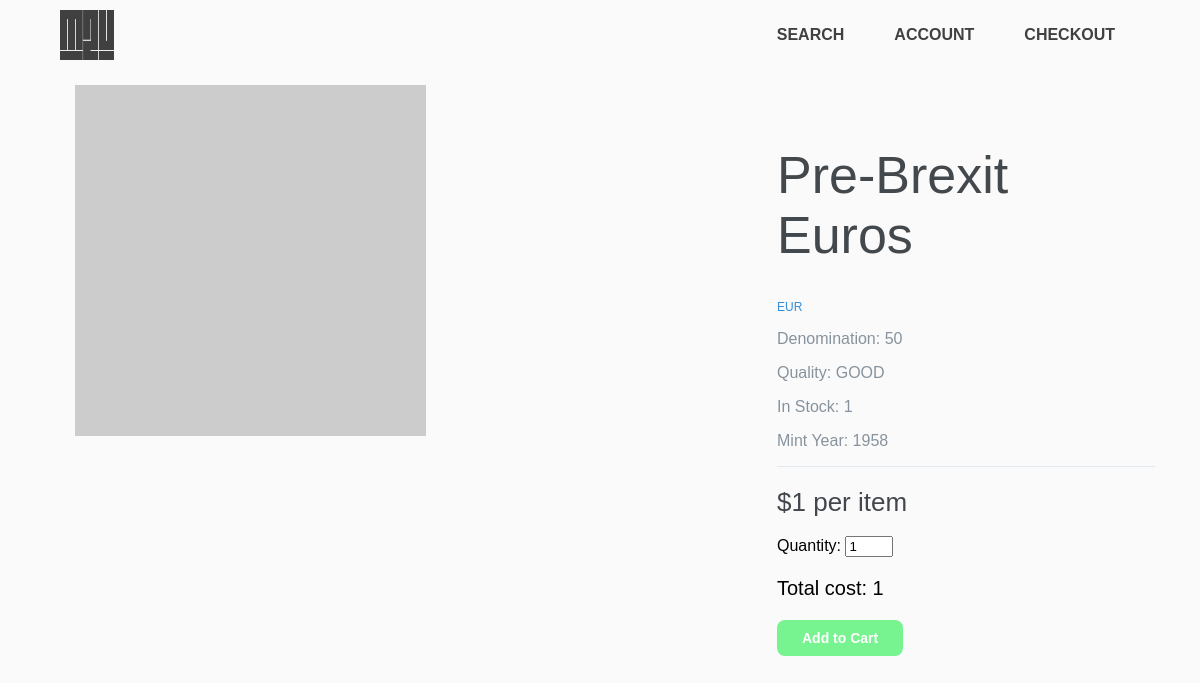
Page /Product.php?element=EUR0501958 on the committed database.
### tables this page shows
CREATE TABLE Products_status (
    product_id CHAR(10) NOT NULL,
    product_name VARCHAR(20) NOT NULL,
    price int NOT NULL,
    quality VARCHAR(100) NOT NULL DEFAULT "GOOD",
    shipping_status VARCHAR(100) NOT NULL DEFAULT "IN WAREHOUSE",
    quantity INT NOT NULL,
    PRIMARY KEY(product_id, quality, shipping_status),
    FOREIGN KEY (product_id) REFERENCES Products (product_id)
);

CREATE TABLE Products(
    product_id CHAR(10) NOT NULL UNIQUE,
    currency VARCHAR(100) NOT NULL,
    denomination SMALLINT NOT NULL,
    mint_year YEAR NOT NULL,
    PRIMARY KEY (product_id) 
);

### db_functions.php (called while the page is built, shortened)
<?php
function display_single_product($conn, $entry)
{
    $sql = "SELECT currency, product_name, denomination,
    mint_year, price, quality, quantity
    FROM Products
    CROSS JOIN Products_status
    ON Products.product_id = Products_status.product_id
    WHERE shipping_status = 'IN WAREHOUSE' AND Products.product_id=?;";
    $ret = null;
    $statement = mysqli_stmt_init($conn);
    mysqli_stmt_prepare($statement, $sql);
    mysqli_stmt_bind_param($statement, 's', $entry);
    if(mysqli_stmt_execute($statement))
    {
        $result = mysqli_stmt_get_result($statement);
        if($row = mysqli_fetch_assoc($result))
        {
            $ret = $row;
        }
    }
    return $ret;
}
?>

### Product.php (the view, shortened to what this page needs)
<html lang="en">
<head>
    <link rel="stylesheet" href="./Styles/styles.css">
</head>
<body>
    <?php require_once "website_header.php";
    require_once "db_functions.php";
    $conn = get_conn();
    $entry = htmlspecialchars($_GET["element"]);
    $item = display_single_product($conn, $entry);
    ?>
    <main class="product-page-container">
        <div class="product-image">
            <img src="https://via.placeholder.com/500.png" alt="">
        </div>
        <div class="product-right-column">
        <div class="product-description">
                <h1><?php echo $item["product_name"] ?></h1>
                <span><?php echo $item["currency"] ?></span>
                <p><?php echo "Denomination: ", $item["denomination"] ?></p>
                <p><?php echo "Quality: ", $item["quality"] ?></p>
                <p><?php echo "In Stock: ", $item["quantity"] ?></p>
                <p><?php echo "Mint Year: ", $item["mint_year"] ?></p>
            </div>
            <div class="product-price">
                <form id="add_to_cart" action="Add_to_cart.php" method="get">
                    <a><?php echo "$<span id='price'>", $item["price"], "</span> per item"; ?></a>
                    <?php
                    echo '<input id="product_id" class="hidden" type="text" name="item"
                        value="', $entry, '"> <br><br>';
                    echo '<span>Quantity:  </span>';
                    echo '<input id="quantity_selector" type="number" name="quantity"',
                    'min="1" value="1"',
                    'max="', $item["quantity"], '">';
                    ?>
                    <p id="total_cost">Total cost: <span id="item_cost"><?php echo $item["price"] ?></span></p>
                    <input class="submit_btn" type="submit" value="Add to Cart">
                </form>
            </div>
        </div>
    </main>

### Styles/styles.css (style rules this page uses)
body { background-color: rgb(250, 250, 250); font-family: Verdana, Helvetica, sans-serif; margin: 0 5% 0 5%; }
.submit_btn { background-color: #77F490; font-weight: bold; font-size: 14px; color: white; text-decoration: none; border: none; border-radius: 8px; padding: 10px 25px 10px 25px; }
.product-page-container { width: 100%; margin: 0 auto; padding: 15px; display: flex; }
.product-image { width: 65%; position: relative; }
.product-right-column { width: 35%; margin-top: 60px; }
.product-image img { width: 50%; position: absolute; left: 0; top: 0; opacity: 1; transition: all 0.3s ease; }
.product-description { border-bottom: 1px solid #e1e8ee; margin-bottom: 20px; }
.product-description span { font-size: 12px; color: #358ed7; }
.product-description h1 { font-weight: 400; font-size: 52px; color: #43484d; margin-top: 0; }
.product-description p { font-size: 16px; font-weight: 300; color: #86939e; }
.product-price { align-items: left; }
.product-price > form > a { font-size: 26px; font-weight: 300; color: #43474d; margin-right: 20px; }
.product-price > form > p { font-size: 20px; font-weight: 500; }

### Styles/headerstyle.css (style rules this page uses)
a { text-decoration: none; color: #404040; }

### rows in the picture
products_status: product_name "Pre-Brexit Euros", product.currency "EUR", product.denomination "50", quality "GOOD", quantity "1", product.mint_year "1958", price "1"
